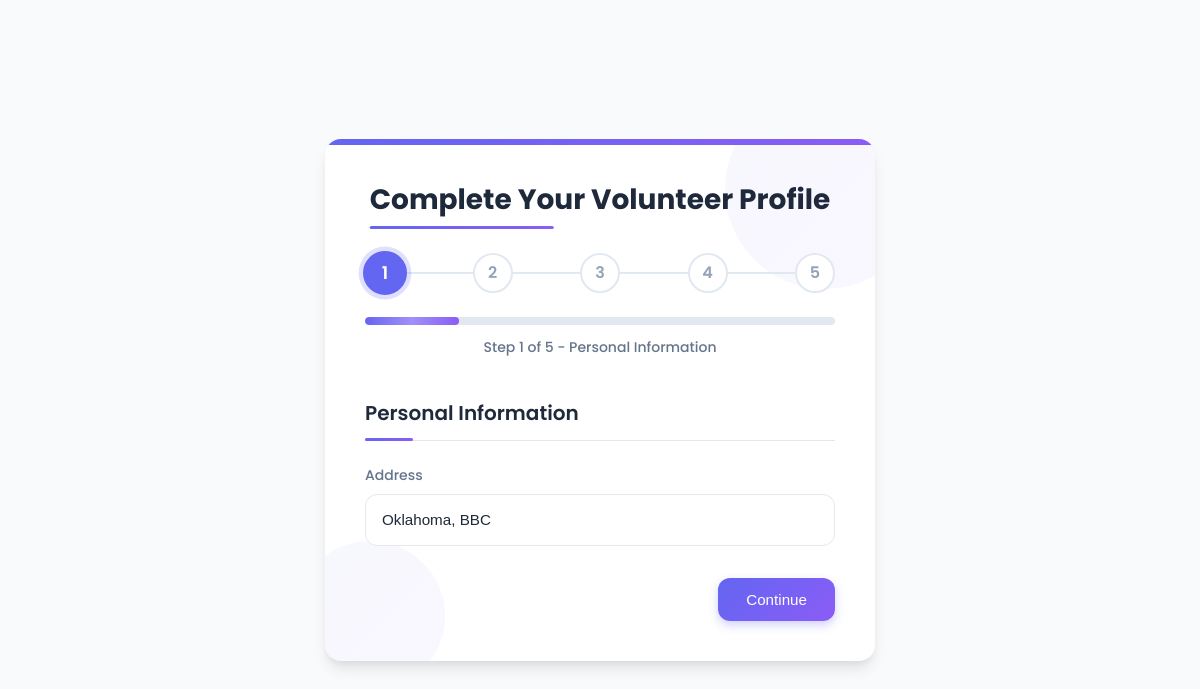
The page /User/create-vol-profile/ (signed in) on the database as committed earlier.
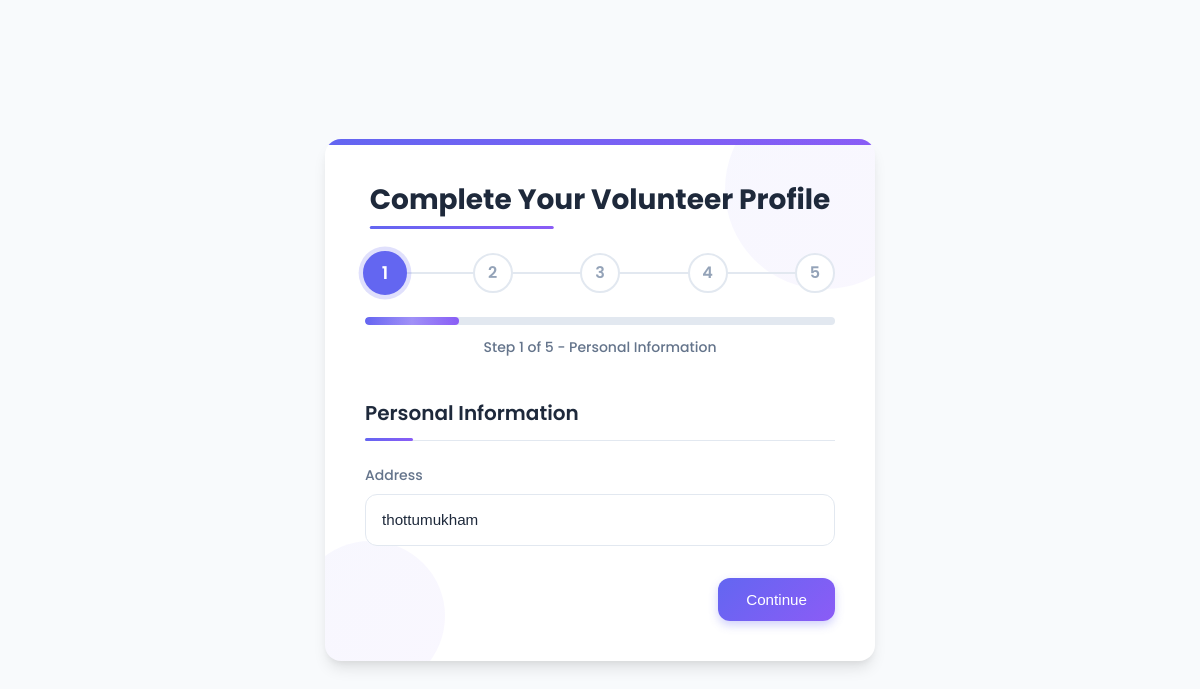
The same page on the database as committed later.
### Guest/models.py (models this page shows, shortened)
class tbl_user(models.Model):
    user_email = models.EmailField(max_length=50, unique=True)
    user_name = models.CharField(max_length=50, null=True, blank=True)
    user_username = models.CharField(max_length=50, null=True, blank=True)
    user_contact = models.CharField(max_length=10, null=True, blank=True)
    user_address = models.CharField(max_length=100, null=True, blank=True)
    user_password = models.CharField(max_length=128, null=True, blank=True)  # Store hashed password
    user_city = models.ForeignKey(tbl_city, on_delete=models.CASCADE, null=True)
    user_photo = models.FileField(upload_to="Assets/Files/User", null=True, blank=True)
    user_gender = models.CharField(max_length=100, null=True, blank=True)
    user_bio = models.TextField(null=True, blank=True)
    user_links = models.TextField(null=True, blank=True)  # Store as JSON (GitHub, LinkedIn, etc.)
    user_degree_type = models.CharField(max_length=50, null=True, blank=True)
    user_institution = models.CharField(max_length=100, null=True, blank=True)
    user_field_of_study = models.CharField(max_length=100, null=True, blank=True)
    user_graduation_month = models.IntegerField(null=True, blank=True)  # Store as month number (1-12)
    user_graduation_year = models.IntegerField(null=True, blank=True)  # Store as year (YYYY)
    user_emergency_name = models.CharField(max_length=100, null=True, blank=True)
    user_emergency_phone = models.CharField(max_length=15, null=True, blank=True)
    user_organization_name = models.CharField(max_length=100, null=True, blank=True)
    user_job_title = models.CharField(max_length=100, null=True, blank=True)
    user_industry = models.CharField(max_length=100, null=True, blank=True)
    user_location = models.CharField(max_length=100, null=True, blank=True)
    user_official_address = models.CharField(max_length=200, null=True, blank=True)
    user_official_contact_number = models.CharField(max_length=15, null=True, blank=True)
    is_basic_profile_complete = models.BooleanField(default=False)
    is_volunteer_profile_complete = models.BooleanField(default=False)
    is_organizer_profile_complete = models.BooleanField(default=False)
    user_past_volunteering = models.TextField(null=True, blank=True)
    user_type = models.CharField(max_length=10, choices=USER_TYPES, default='volunteer')
    user_visibility = models.BooleanField(default=False)  # If true, profile is public and visible to anyone

### User/views.py (the view)
# urls.py: path('create-vol-profile/', views.create_vol_profile, name='create_vol_profile'),
def create_vol_profile(request):
    thisUser = tbl_user.objects.get(id=request.session['u_id'])
    industries = tbl_industry.objects.all()  # Get all industries for the dropdown
    if request.method == "POST":
        thisUser.user_address = request.POST.get('user_address')
        links = request.POST.get('user_links')
        if links:  # Only save if not empty
            try:
                json.loads(links)  # Validate JSON format
                thisUser.user_links = links
            except json.JSONDecodeError:
                return render(request, 'User/create_vol_profile.html', {
                    'thisUser': thisUser,
                    'industries': industries,  # Pass industries to template
                    'error': 'Invalid JSON format for professional links'
                })
        thisUser.user_degree_type = request.POST.get('user_degree_type')
        thisUser.user_institution = request.POST.get('user_institution')
        thisUser.user_field_of_study = request.POST.get('user_field_of_study')
        thisUser.user_graduation_month = request.POST.get('user_graduation_month')
        thisUser.user_graduation_year = request.POST.get('user_graduation_year')
        thisUser.user_organization_name = request.POST.get('user_organization_name')
        thisUser.user_job_title = request.POST.get('user_job_title')
        thisUser.user_industry = request.POST.get('user_industry')  # Store as string
        thisUser.user_location = request.POST.get('user_location')
        thisUser.user_official_address = request.POST.get('user_official_address')
        thisUser.user_official_contact_number = request.POST.get('user_official_contact_number')
        if (
            thisUser.user_address and
            thisUser.user_degree_type and
            thisUser.user_institution and
            thisUser.user_field_of_study and
            thisUser.user_graduation_month and
            thisUser.user_graduation_year and
            thisUser.user_emergency_name and
            thisUser.user_emergency_phone and
            thisUser.user_organization_name and
            thisUser.user_job_title and
            thisUser.user_industry and
            thisUser.user_location and
            thisUser.user_official_contact_number and
            thisUser.user_official_address
        ):
            thisUser.is_volunteer_profile_complete = True
        else:
            thisUser.is_volunteer_profile_complete = False
        thisUser.save()
        messages.success(request, 'Volunteer profile updated successfully!')
        return redirect('User:volunteer_dashboard')
    else:
        import datetime
        current_year = datetime.datetime.now().year
        year_range = list(range(current_year, 1949, -1))
        return render(request, 'User/create_vol_profile.html', {
            'thisUser': thisUser,
            'industries': industries,  # Pass industries to template
            'year_range': year_range
        })

### User/templates/User/create_vol_profile.html (shortened to what this page needs)
<!DOCTYPE html>
<html lang="en">
<head>
</head>
<body>
    <div class="profile-card">
        <div class="decorative-shape shape-1"></div>
        <div class="decorative-shape shape-2"></div>
        <h2 class="profile-title">Complete Your Volunteer Profile</h2>
        <div class="progress-container">
            <div class="progress-steps">
                <div class="progress-step active" data-step="1">1</div>
                <div class="progress-step" data-step="2">2</div>
                <div class="progress-step" data-step="3">3</div>
                <div class="progress-step" data-step="4">4</div>
                <div class="progress-step" data-step="5">5</div>
            </div>
            <div class="progress-bar-container">
                <div id="profileFormProgress" class="progress-bar" style="width: 20%;"></div>
            </div>
            <div class="progress-text" id="progressText">Step 1 of 5 - Personal Information</div>
        </div>
        <form method="POST" id="organizerProfileForm" action="{% url 'User:create_vol_profile' %}">
            <div class="form-step" id="step-1">
                <h3 class="section-title">Personal Information</h3>
                <div class="form-group">
                    <label class="form-label" for="user_address">Address</label>
                    <input type="text" id="user_address" name="user_address" class="form-control" placeholder="Enter your address" value="{{ thisUser.user_address|default:'' }}">
                </div>
                <div class="button-group">
                    <button type="button" class="btn btn-primary next-step">Continue</button>
                </div>
            </div>
        </form>
    </div>
</body>
</html>

Rows that differ between the two databases and show on the page:
changed tbl_user: user_address "Oklahoma, BBC" → "thottumukham"
